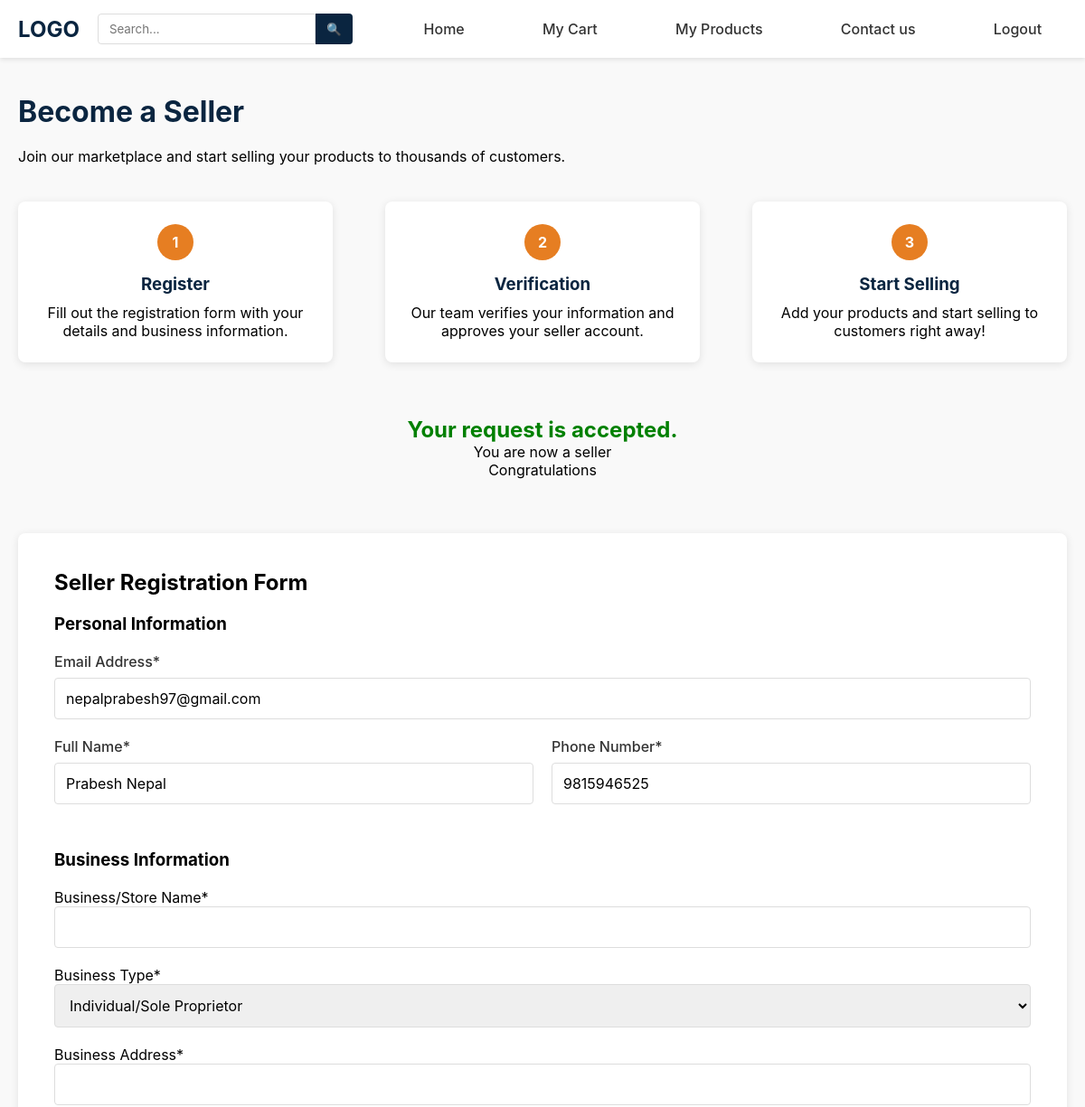
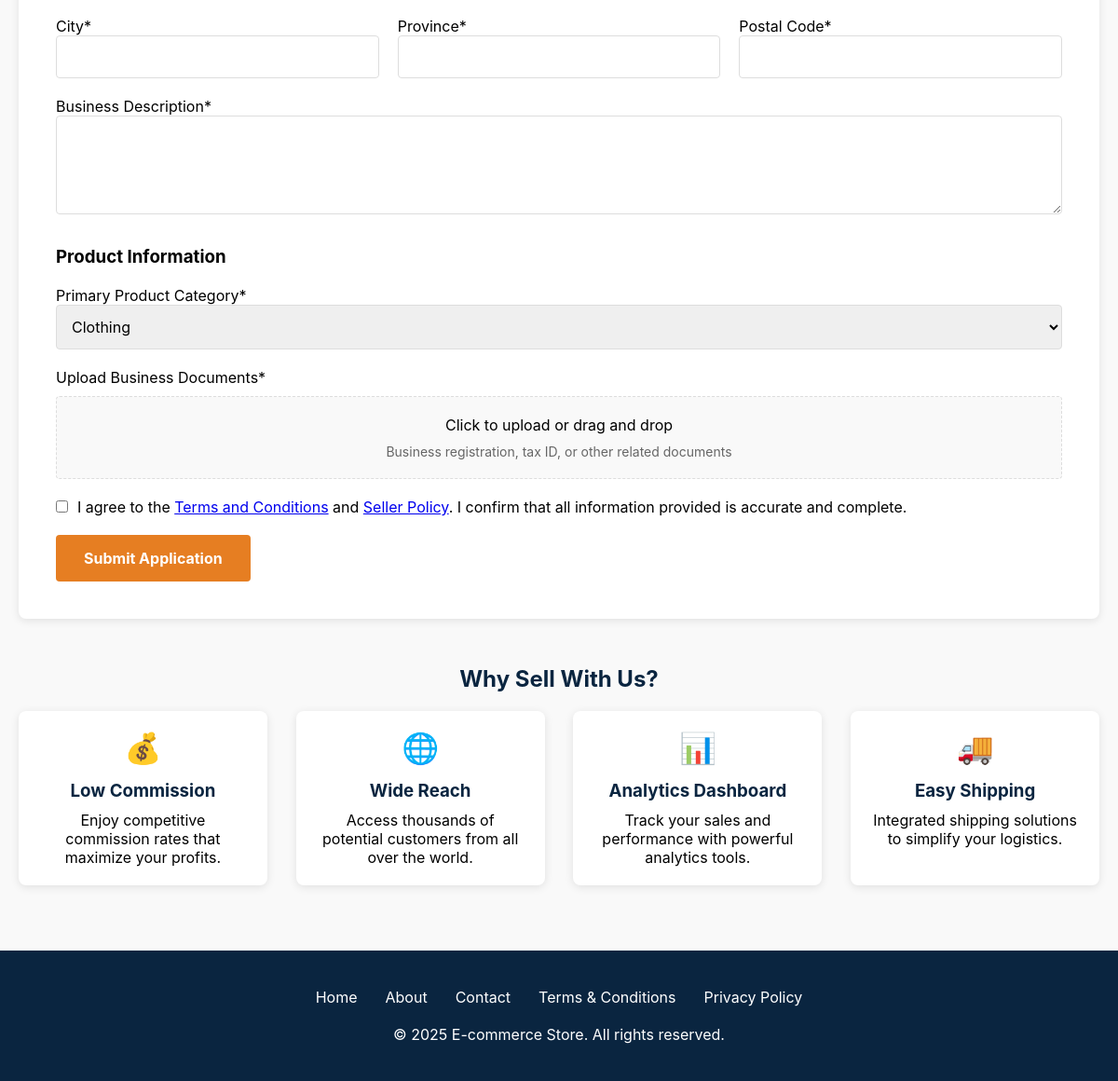
The app's page /registerseller/ (signed in) with its own data (2 pictures, top to bottom).
### dashboard/models.py (models this page shows, shortened)
class CustomUser(AbstractBaseUser,PermissionsMixin):
    first_name = models.CharField(max_length=64)
    email = models.EmailField(unique=True)
    phone_no = models.IntegerField(unique=True)
    is_staff = models.BooleanField(default=False)
    is_active = models.BooleanField(default=True)
    is_seller = models.BooleanField(default=False)
    objects = CustomUserManager()
    USERNAME_FIELD = 'email'
    REQUIRED_FIELDS = ['phone_no']

### dashboard/views.py (the view)
# urls.py: path('registerseller/',views.registerseller,name='registerseller'),
@login_required(redirect_field_name='login')
def registerseller(request):
    filled = False
    if RegisterSeller.objects.filter(registered_by = request.user).exists():
        filled = True
    if request.method == 'POST':
        if not filled:
            form = RegisterSellerForm(request.POST, request.FILES)
            if form.is_valid():
                seller = form.save(registered_by=request.user)
                messages.success(request,'Sucessfully Submitted ! Please wait for the teams\' review.')
            else:
                messages.error(request,form.errors)
        else:
            messages.error(request,'Form already filled. Please wait a while. ')
        return redirect('sellerdashboard')
    else:
        form = RegisterSellerForm()
    return render(request,'registerseller.html',{'form' : form ,'filled':filled,'page':'registerseller'})

### dashboard/templates/registerseller.html (shortened to what this page needs)
{% extends 'base.html' %}
{% load static %}
{% block css %}
<link rel="stylesheet" href="{% static 'dashboard/css/regitserseller.css' %}">
{% endblock %}
{% block maincontent %}
<div class="main-content">
    <h1>Become a Seller</h1>
    <p>Join our marketplace and start selling your products to thousands of customers.</p>
    <div class="steps-container">
        <div class="step">
            <div class="step-number">1</div>
            <h3>Register</h3>
            <p>Fill out the registration form with your details and business information.</p>
        </div>
        <div class="step">
            <div class="step-number">2</div>
            <h3>Verification</h3>
            <p>Our team verifies your information and approves your seller account.</p>
        </div>
        <div class="step">
            <div class="step-number">3</div>
            <h3>Start Selling</h3>
            <p>Add your products and start selling to customers right away!</p>
        </div>
    </div>
    {% if request.user.is_seller %}
        <div class="response">
            <h2 class="highlight-green">Your request is accepted.</h2>
            <p>You are now a seller</p>
            <p>Congratulations</p>
            <br>
        </div>
    {% endif %}
    <div class="registration-form">
        <h2>Seller Registration Form</h2>
        <br>
                <form id="seller-form" method="post" enctype="multipart/form-data">
                    <h3>Personal Information</h3>
                    <br>
                    <div class="form-row">
                        <div class="form-group">
                            <label for="email">Email Address*</label>
                            <input type="email" id="email" name="email" value="{{ request.user.email }}" readonly required>
                        </div>
                    </div>
                    <div class="form-row">
                        <div class="form-group">
                            <label for="first-name">Full Name*</label>
                            <input type="text" id="first-name" name="first-name" value="{{ request.user.first_name }}" readonly required>
                        </div>
                        <div class="form-group">
                            <label for="phone">Phone Number*</label>
                            <input type="tel" id="phone" name="phone" value="{{ request.user.phone_no }}" readonly required>
                        </div>
                    </div>
                    <h3 style="margin-top: 30px;">Business Information</h3>
                    <br>
                    <div class="form-group">
                        {{ form.store_name.label }}
                        {{ form.store_name }}
                    </div>
                    <div class="form-group">
                        {{ form.business_type.label }}
                        {{ form.business_type }}
                    </div>
                    <div class="form-group">
                        {{ form.address.label }}
                        {{ form.address }}
                    </div>
                    <div class="form-row">
                        <div class="form-group">
                            {{ form.city.label }}
                            {{ form.city }}
                        </div>
                        <div class="form-group">
                            {{ form.province.label }}
                            {{ form.province }}
                        </div>
                        <div class="form-group">
                            {{ form.postal_code.label }}
                            {{ form.postal_code }}
                        </div>
                    </div>
                    <div class="form-group">
                        {{ form.business_description.label }}
                        {{ form.business_description }}
                    </div>
                    <h3 style="margin-top: 30px;">Product Information</h3>
                    <br>
                    <div class="form-group">
                        {{ form.primary_product_category.label }}
                        {{ form.primary_product_category }}
                    </div>
                    <div class="form-group">
                        {{ form.document.label }}
                        <div class="file-upload">
                            <span>Click to upload or drag and drop</span>
                            <span class="file-upload-label">Business registration, tax ID, or other related documents</span>
                        </div>
                    </div>
                    <div class="terms-container">
                        <input type="checkbox" id="terms" name="terms" required>
                        <label for="terms">I agree to the <a href="#">Terms and Conditions</a> and <a href="#">Seller Policy</a>. I confirm that all information provided is accurate and complete.</label>
                    </div>
                    <button type="submit" class="submit-btn">Submit Application</button>
                </form>
    </div>
    <div class="benefits">
        <h2>Why Sell With Us?</h2>
        <div class="benefits-container">
            <div class="benefit">
                <div class="benefit-icon">💰</div>
                <h3>Low Commission</h3>
                <p>Enjoy competitive commission rates that maximize your profits.</p>
            </div>
            <div class="benefit">
                <div class="benefit-icon">🌐</div>
                <h3>Wide Reach</h3>
                <p>Access thousands of potential customers from all over the world.</p>
            </div>
            <div class="benefit">
                <div class="benefit-icon">📊</div>
                <h3>Analytics Dashboard</h3>
                <p>Track your sales and performance with powerful analytics tools.</p>
            </div>
            <div class="benefit">
                <div class="benefit-icon">🚚</div>
                <h3>Easy Shipping</h3>
                <p>Integrated shipping solutions to simplify your logistics.</p>
            </div>
        </div>
    </div>
</div>
<footer>
    <div class="footer-content">
        <div class="footer-links">
            <a href="#">Home</a>
            <a href="#">About</a>
            <a href="#">Contact</a>
            <a href="#">Terms & Conditions</a>
            <a href="#">Privacy Policy</a>
        </div>
        <p>&copy; 2025 E-commerce Store. All rights reserved.</p>
    </div>
</footer>
{% endblock %}

### static/dashboard/css/dashboard.css (style rules this page uses)
* { margin: 0; padding: 0; box-sizing: border-box; font-family: -apple-system, BlinkMacSystemFont, 'Segoe UI', Roboto, Oxygen, Ubuntu, Cantarell, 'Open Sans', 'Helvetica Neue', sans-serif; }
body { background-color: #f9f9f9; }

### static/dashboard/css/regitserseller.css (style rules this page uses)
.main-content { max-width: 1200px; margin: 40px auto; padding: 0 20px; }
h1 { color: #0a2540; margin-bottom: 20px; font-size: 32px; }
.steps-container { display: flex; justify-content: space-between; margin: 40px 0; flex-wrap: wrap; }
.step { background-color: white; border-radius: 8px; padding: 25px; width: 30%; box-shadow: 0 2px 10px rgba(0,0,0,0.1); text-align: center; margin-bottom: 20px; }
.step-number { background-color: #e67e22; color: white; width: 40px; height: 40px; border-radius: 50%; display: flex; align-items: center; justify-content: center; margin: 0 auto 15px; font-weight: bold; }
.step h3 { margin-bottom: 10px; color: #0a2540; }
.registration-form { background-color: white; padding: 40px; border-radius: 8px; box-shadow: 0 2px 10px rgba(0,0,0,0.1); margin-top: 40px; }
.form-group { margin-bottom: 20px; }
.form-group label { display: block; margin-bottom: 8px; font-weight: 500; color: #333; }
.form-group input, .form-group textarea, .form-group select { width: 100%; padding: 12px; border: 1px solid #ddd; border-radius: 4px; font-size: 16px; }
.form-row { display: flex; gap: 20px; }
.form-row .form-group { flex: 1; }
button.submit-btn { background-color: #e67e22; color: white; border: none; padding: 15px 30px; font-size: 16px; border-radius: 4px; cursor: pointer; transition: background-color 0.3s; font-weight: bold; }
.benefits { margin: 50px 0; }
.benefits h2 { color: #0a2540; margin-bottom: 20px; font-size: 24px; text-align: center; }
.benefits-container { display: flex; justify-content: space-between; flex-wrap: wrap; }
.benefit { background-color: white; border-radius: 8px; padding: 20px; width: 23%; box-shadow: 0 2px 10px rgba(0,0,0,0.1); margin-bottom: 20px; text-align: center; }
.benefit-icon { font-size: 32px; color: #e67e22; margin-bottom: 15px; }
.benefit h3 { margin-bottom: 10px; color: #0a2540; }
footer { background-color: #0a2540; color: white; padding: 40px 0; text-align: center; }
.footer-content { max-width: 1200px; margin: 0 auto; }
.footer-links { display: flex; justify-content: center; margin-bottom: 20px; }
.footer-links a { color: white; margin: 0 15px; text-decoration: none; }
.file-upload { position: relative; overflow: hidden; margin: 10px 0; background: #f9f9f9; border: 1px dashed #ddd; border-radius: 4px; padding: 20px; text-align: center; cursor: pointer; }
.file-upload-label { display: block; color: #666; font-size: 14px; margin-top: 10px; }
.terms-container { display: flex; align-items: flex-start; margin: 20px 0; }
.terms-container input[type="checkbox"] { width: auto; margin-right: 10px; margin-top: 3px; }
.response { display: flex; flex-direction: column; align-items: center; }
.highlight-green { color: green; }

### records on screen
CustomUser: email "nepalprabesh97@gmail.com", first-name "Prabesh Nepal", phone "9815946525"
